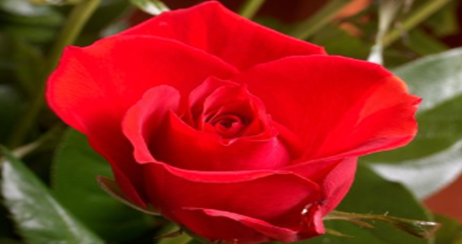
#> input picture rose.bmp, 462 x 244 px, found by its file name
$ jupyter execute image_seg_k_means.ipynb   (shell and % lines are left out)   (older library calls are emulated)
#> lines starting #> are read from the running program, lines starting #| are printed output that depends on the picture
### asg1_error_handling.py
import numpy as np
import matplotlib as mpl
import matplotlib.pyplot as plt
from matplotlib.colors import colorConverter, cnames
import traceback

class Figure:
    default_figsize_inches = (8,8)
    motion_notify_throttle_timer_interval = 100
    left_button = 1
    middle_button = 2
    right_button = 3

    def __init__(self):
        self.mouse_down_handler = None
        self.mouse_up_handler = None
        self.mouse_over_handler = None
        self.mouse_wheel_handler = None
        self.key_down_handler = None
        self.key_up_handler = None

        fig,ax = plt.subplots(figsize=Figure.default_figsize_inches)
        self.fig = fig
        self.ax = ax

        fig.canvas.mpl_connect('button_press_event', self.on_button_press)
        fig.canvas.mpl_connect('button_release_event', self.on_button_release)
        fig.canvas.mpl_connect('motion_notify_event', self.on_motion_notify)
        fig.canvas.mpl_connect('scroll_event', self.on_scroll)
        fig.canvas.mpl_connect('key_press_event', self.on_key_press)
        fig.canvas.mpl_connect('key_release_event', self.on_key_release)

        ax.set_axis_off()

        motion_notify_throttle_timer = fig.canvas.new_timer(interval=self.motion_notify_throttle_timer_interval)
        motion_notify_throttle_timer.add_callback(self.on_motion_notify_throttled)
        motion_notify_throttle_timer.single_shot = True

        self.motion_notify_throttle_timer = motion_notify_throttle_timer
        self.motion_notify_throttle_timer_started = False
        self.motion_notify_args = None

        self.views = dict()
        self.last_used_view_id = 0

    def set_title(self, title):
        self.fig.suptitle(title)

    def set_image(self, img):
        self.img = self.ax.imshow(img, cmap='gray')
        self.ax.autoscale(False)

    def set_mouse_down_handler(self, handler):
        self.mouse_down_handler = handler

    def set_mouse_up_handler(self, handler):
        self.mouse_up_handler = handler

    def set_mouse_over_handler(self, handler):
        self.mouse_over_handler = handler

    def set_mouse_wheel_handler(self, handler):
        self.mouse_wheel_handler = handler

    def set_key_down_handler(self, handler):
        self.key_down_handler = handler

    def set_key_up_handler(self, handler):
        self.key_up_handler = handler

    def create_mask_view(self, colors, fill_value):
        levels = range(len(colors))
        cmap, norm = mpl.colors.from_levels_and_colors(levels, colors, extend='max')
        mask_size = self.img.get_size()
        mask_data = np.full(mask_size, fill_value, dtype='uint8')
        mask_view = self.ax.imshow(mask_data, cmap=cmap, norm=norm)
        mask_view_id = self.register_view(mask_view)
        return mask_view_id

    # [44 lines left out: functions set_mask_view_data, create_circle_view, set_circle_view_data, create_polyline_view, set_polyline_view_data, remove_view and 1 more, not called in this run]

    def draw(self):
        self.fig.canvas.draw()

    def show(self):
        plt.show()

    def register_view(self, view):
        new_view_id = self.last_used_view_id + 1
        self.views[new_view_id] = view
        self.last_used_view_id = new_view_id
        return new_view_id

    # [8 lines left out: function try_unsafe_handler, not called in this run]

    def raise_mouse_down(self, e):
        if not self.mouse_down_handler is None:
            self.try_unsafe_handler(self.mouse_down_handler, e)

    def raise_mouse_up(self, e):
        if not self.mouse_up_handler is None:
            self.try_unsafe_handler(self.mouse_up_handler, e)

    def raise_mouse_over(self, e):
        if not self.mouse_over_handler is None:
            self.try_unsafe_handler(self.mouse_over_handler, e)

    def raise_mouse_wheel(self, e):
        if not self.mouse_wheel_handler is None:
            self.try_unsafe_handler(self.mouse_wheel_handler, e)

    def raise_key_down(self, e):
        if not self.key_down_handler is None:
            self.try_unsafe_handler(self.key_down_handler, e)

    def raise_key_up(self, e):
        if not self.key_up_handler is None:
            self.try_unsafe_handler(self.key_up_handler, e)

    def is_over_image(self, e):
        return (not self.img is None) and e.inaxes == self.img.axes

    def on_button_press(self, e):
        if (self.is_over_image(e)):
            self.raise_mouse_down(e)

    def on_button_release(self, e):
        if (self.is_over_image(e)):
            self.raise_mouse_up(e)

    # [6 lines left out: function on_motion_notify, not called in this run]

    def on_motion_notify_throttled(self):
        self.raise_mouse_over(self.motion_notify_args)
        self.motion_notify_throttle_timer_started = False

    def on_scroll(self, e):
        if (self.is_over_image(e)):
            self.raise_mouse_wheel(e)

    def on_key_press(self, e):
        self.raise_key_down(e)

    def on_key_release(self, e):
        self.raise_key_up(e)

class MaskBuilder:
    def __init__(self, num_rows, num_cols, fill_value):
        self.mask = np.full((num_rows, num_cols), fill_value, dtype='uint8')
        self.meshgrid = np.ogrid[:num_rows, :num_cols]

    def add_point(self, x, y, fill_value):
        self.mask[y, x] = fill_value

    # [5 lines left out: function add_disk, not called in this run]

    def get_value_at(self, x, y):
        return self.mask[y,x]

    def get_mask(self):
        return self.mask

class GraphCutsPresenter:
    bgr_seed_color = (1, 0, 0, 1)
    obj_seed_color = (0, 0, 1, 1)
    bgr_label_color = (1, 0, 0, 0.5)
    obj_label_color = (0, 0, 1, 0.5)
    none_color = (0, 0, 0, 0)
    circle_around_cursor_color = (0, 0, 0, 1)

    disk_radius = 10
    max_disk_radius = 25
    min_disk_radius = 3

    # [98 lines left out: functions __init__, connect_figure, on_mouse_down, on_mouse_up, on_mouse_over, on_mouse_wheel and 2 more, not called in this run]

    def set_circle_around_cursor(self, sx, sy):
        self.fig.set_circle_view_data(self.circle_around_cursor_view, sx, sy, self.disk_radius)
        self.fig.draw()

class PolylineBuilder:
    def __init__(self):
        self.xs = []
        self.ys = []

    def add_points(self, xs, ys):
        self.xs.extend(xs)
        self.ys.extend(ys)

    def empty(self):
        return len(self.xs) == 0

    # [9 lines left out: functions get_starting_point, get_ending_point, not called in this run]

    def get_polyline_xs(self):
        return self.xs

    def get_polyline_ys(self):
        return self.ys

class LiveWirePresenter:
    contour_polyline_color = 'blue'
    path_polyline_color = 'red'

    # [62 lines left out: functions __init__, connect_figure, on_mouse_down, on_mouse_over, add_points_to_contour_polyline, not called in this run]

class RegionGrowingPresenter:
    # [23 lines left out: functions __init__, connect_figure, on_mouse_down, not called in this run]

class KmeansPresenter:
    def __init__(self, img, alg):
        self.img = img
        self.alg = alg
        self.colors = ['none']     # example of a color list is ['red','green','blue',(1.0,0.0,0.0,0.3)]
        self.palette = 'none'  # other possible values are 'transparent' 'solid', and 'mean'
        self.set_colors('transparent')

    def connect_figure(self, fig):
        self.fig = fig
        fig.set_title('K-means')
        fig.set_image(self.img)

        fig.set_key_down_handler(self.on_key_down)
        self.region_mask_view_id = fig.create_mask_view(self.colors, self.alg.no_label)
        self.fig.draw()

    def set_colors(self, palette):
        self.palette = palette
        all_colors = list(cnames.keys())
        if palette == 'transparent':
            self.colors = list(colorConverter.to_rgba_array(np.random.choice(all_colors,self.alg.k),0.7)) + ['none']
        if palette == 'solid':
            self.colors = list(np.random.choice(all_colors,self.alg.k)) + ['none']
        if palette == 'mean':
            self.colors = list(np.minimum(1.0,self.alg.means[c,:3] / 255.0) for c in range(self.alg.k)) + ['none']

    # [50 lines left out: function on_key_down, not called in this run]

### image_seg_k_means.ipynb
# K-means Segmentation

## Part I: Theoretical Analysis

#### Algebraic equivalence between two non-parametric formulations for K-means:
### $$  \sum_{k=1}^K \frac{\sum_{pq\in S^k}\|f_p-f_q\|^2}{2\;|S^k|} \;\;=\;\; const - \sum_{k=1}^K \frac{\sum_{pq\in S^k} \langle f_p,f_q\rangle}{|S^k|}$$

$Proof$:
$$  E(S) \;\;=\;\; \sum_{k=1}^K \frac{\sum_{pq\in S^k}\|f_p-f_q\|^2}{2\;|S^k|} \;\;=\;\; \sum_{k=1}^K \frac{\sum_{q\in S^k}\sum_{p\in S^k}\|f_p\|^2 + \sum_{p\in S^k}\sum_{q\in S^k}\|f_q\|^2 - 2 \langle \sum_{p\in S^k}f_p \;, \;\sum_{q\in S^k}f_q\rangle}{2\;|S^k|} $$

$$E(S) \;\;=\;\; \sum_{k=1}^K \frac{|S^k|\sum_{p\in S^k}\|f_p\|^2 + |S^k|\sum_{q\in S^k}\|f_q\|^2 - 2 \langle \sum_{p\in S^k}f_p \;, \;\sum_{q\in S^k}f_q\rangle}{2\;|S^k|} $$

From the distributive property of dot product, we have,

$$E(S) \;\;=\;\; \sum_{k=1}^K \frac{2\;|S^k|\sum_{p\in S^k}\|f_p\|^2 - 2 \sum_{pq\in S^k}\langle f_p \;, \;f_q\rangle}{2\;|S^k|} $$

$$E(S) \;\;=\;\; \sum_{k=1}^K \sum_{p\in S^k}\|f_p\|^2 - \sum_{k=1}^K \frac{ \sum_{pq\in S^k}\langle f_p \;, \;f_q\rangle}{|S^k|} $$

$$E(S) \;\;=\;\; \sum_{p\in S}\|f_p\|^2 - \sum_{k=1}^K \frac{ \sum_{pq\in S^k}\langle f_p \;, \;f_q\rangle}{|S^k|} $$

Where the term $\sum_{p\in S}\|f_p\|^2$ is invariant to ways of clustering. Therefore,

$$E(S) \;\;=\;\; const - \sum_{k=1}^K \frac{ \sum_{pq\in S^k}\langle f_p \;, \;f_q\rangle}{|S^k|} $$

### Simple finite-dimensional version of Mercer theorem
#### Let $A$ be an $n\times n$ positive semi-definite matrix defining pairwise affinities between $n$ ponts. The below shows a closed expression for $n$ vectors $\phi_i$  (a so-called "Euclidean embedding") such that their Euclidean dot products agree with the given affinites, i.e. $\langle \phi_i,\phi_j\rangle = A_{ij}$ for all $1\leq i,j\leq n$. Assuming known eigen-decomposition $A=Q\Lambda Q^T$ where $Λ=diag(λ_1,…,λ_n)$ is a diagonal matrix of (non-negative!) eigen-values and $Q$ is an orthogonal $n\times n$ matrix whose columns $Q_i$ are unit eigen-vectors of $A$.

Since $A$ is a $n\times n$ positive semi-definite matrix, the eigenvalues of A are non-negative. So $\lambda_i \geq 0, i \in [1, n]$.

We can now rewrite the eigen-decoposition as $A=Q\Lambda^{\frac{1}{2}} {\Lambda^{\frac{1}{2}}}^TQ^T = \Phi^T \Phi$,

where $\Lambda^{\frac{1}{2}} = {\Lambda^{\frac{1}{2}}}^T = diag(\sqrt{λ_1},…,\sqrt{λ_n})$, and $\Phi = {\Lambda^{\frac{1}{2}}}^T Q^T = [\phi_1,...\phi_n]$

$A = \Phi^T \Phi =
\begin{bmatrix}
\phi_1 \\
\vdots \\
\phi_n
\end{bmatrix}
[\phi_1 , \dots , \phi_n] =
\begin{bmatrix}
\langle \phi_1, \phi_1\rangle & \dots & \langle \phi_1, \phi_n\rangle \\
\vdots & \ddots & \vdots\\
\langle \phi_n, \phi_1\rangle & \dots & \langle \phi_n, \phi_n\rangle
\end{bmatrix}$

where $\phi_i={\Lambda^{\frac{1}{2}}}^T Q^T[1:n, \;i]$

### Low-dimenstional Euclidean embedding approximation
#### Assume that $\tilde{A}$ is a low-rank approximation of matrix $A$ in problem 2 of given rank $m<n$. That is, $\tilde{A} = Q\Lambda_m Q^T$ where $\Lambda_m=diag(\lambda_1,\dots,\lambda_m,0,\dots,0)$ is a diagonal matrix of the largest $m$ eigen values of $A$ (a la Eckart–Young–Mirsky theorem). The derivation below specifies a formula for "Euclidean embedding" $\{\tilde{\phi}_i\}$ such that $\langle \tilde{\phi}_i,\tilde{\phi}_j\rangle = \tilde{A}_{ij}$ and $\tilde{\phi}_i \in {\cal R}^m$.
#### Comment: basic K-means (Lloyd's algorithm) over such points $\{\tilde{\phi}_i\}$ can be used as an approximate algorithm for kernel clusterng (e.g. for average association criteria). This approach is an example of "spectral clustering", which uses eigen decomposition of the affinity matrix $A$.

Let $Q=[v_1,  \dots , v_n]$, then $\Phi={{\Lambda_m}^{\frac{1}{2}}}^T Q^T=
\begin{bmatrix}
\sqrt{\lambda_1}v_1 \\
\vdots \\
\sqrt{\lambda_m}v_m \\
\vec{0} \\
\vdots \\
\vec{0}
\end{bmatrix}=
\begin{bmatrix}
\tilde\phi_1 & \dots &  \tilde\phi_n\\
0 & \dots & 0 \\
\vdots & \ddots & \vdots \\
0 & \dots & 0
\end{bmatrix}=
\begin{bmatrix}
\tilde\phi_{11} & \dots &  \tilde\phi_{n1}\\
\vdots & \ddots & \vdots \\
\tilde\phi_{1m} & \dots &  \tilde\phi_{nm}\\
0 & \dots & 0 \\
\vdots & \ddots & \vdots \\
0 & \dots & 0
\end{bmatrix}$.

$\tilde A = \Phi^T\Phi =
\begin{bmatrix}
\tilde\phi_{11} & \dots &  \tilde\phi_{1m} & 0 & \dots & 0\\
\vdots          & \ddots& \vdots          & \vdots & \ddots& \vdots\\
\tilde\phi_{n1} & \dots &  \tilde\phi_{nm} & 0 & \dots & 0
\end{bmatrix}
\begin{bmatrix}
\tilde\phi_{11} & \dots &  \tilde\phi_{n1}\\
\vdots & \ddots & \vdots \\
\tilde\phi_{1m} & \dots &  \tilde\phi_{nm}\\
0 & \dots & 0 \\
\vdots & \ddots & \vdots \\
0 & \dots & 0
\end{bmatrix}=
\begin{bmatrix}
\tilde\phi_{11} & \dots &  \tilde\phi_{1m}\\
\vdots & \ddots & \vdots \\
\tilde\phi_{n1} & \dots &  \tilde\phi_{nm}
\end{bmatrix}
\begin{bmatrix}
\tilde\phi_{11} & \dots &  \tilde\phi_{n1}\\
\vdots & \ddots & \vdots \\
\tilde\phi_{1m} & \dots &  \tilde\phi_{nm}
\end{bmatrix}=
\begin{bmatrix}
\langle \tilde\phi_1, \tilde\phi_1\rangle & \dots & \langle \tilde\phi_1, \tilde\phi_n\rangle \\
\vdots & \ddots & \vdots\\
\langle \tilde\phi_n, \tilde\phi_1\rangle & \dots & \langle \tilde\phi_n, \tilde\phi_n\rangle
\end{bmatrix}
$

where $\tilde\phi_i={{\Lambda_m}^{\frac{1}{2}}}^T Q^T[1:m, \;i]$

## Part II: Implementation

 #### The implementation of the main two steps of K-means algorithm use RGBXY features. Relative contribution of "squared errors" from XY features is set by parameter "weightXY" (or self.w inside MyKmeansApp), so that the squared error between RGBXY feture $F_p=[R_p,G_p,B_p,X_p,Y_p]$ at any pixel $p$ and any given cluster mean $m=[R_m,G_m,B_m,X_m,Y_m]$ is
#### $$||F_p - m||^2 = (R_p - R_m)^2 + (G_p - G_m)^2 + (B_p - B_m)^2 + w \cdot (X_p-X_m)^2 + w \cdot (Y_p-Y_m)^2.$$
#### The "KmeansPresenter" visulaizes the segmentation results (cluster labels mask) where each cluster is highlighted either by some  random color (press r-key) or by the "mean" segment color (press m-key). All keys that "KmeansPresenter" responds to are as follows:

1. press 'i'-key for each (i)teration of K-means
2. press 'c'-key to run K-means to (c)onvergence (when energy improvement is less than given threshold)
3. press 'v'-key to run K-means to convergence with (v)isualization of each iteration
4. press 'r'-key to start over from (r)andom means
5. press 's'-key to change to a random (s)olid color-palette for displaying clusters
6. press 't'-key to change to a random (t)ransparent palette for displaying clusters
7. press 'm'-key to change to the (m)ean-color palette for displaying clusters

[cell 1]
# loading standard modules
import numpy as np
import math
import matplotlib.pyplot as plt
from skimage import img_as_ubyte
from skimage.color import rgb2grey

# loading custom module (requires file asg1.py in the same directory as the notebook file)
from asg1_error_handling import Figure, KmeansPresenter

[cell 2]
class MyKmeansApp:

    def __init__(self, img, num_clusters=2, weightXY=1.0):
        self.k = num_clusters
        self.w = weightXY
        self.iteration = 0  # iteration counter
        self.energy = np.infty  # energy - "sum of squared errors" (SSE)

        num_rows = self.num_rows = img.shape[0]
        num_cols = self.num_cols = img.shape[1]

        self.im = img

        self.means = np.zeros((self.k, 5), 'd')  # creates a zero-valued (double) matrix of size Kx5
        self.init_means()

        self.no_label = num_clusters  # special label value indicating pixels not in any cluster (e.g. not yet)

        # mask "labels" where pixels of each "region" will have a unique index-label (like 0,1,2,3,..,K-1)
        # the default mask value is "no-label" (K) implying pixels that do not belong to any region (yet)
        self.labels = np.full((num_rows, num_cols), fill_value=self.no_label, dtype=np.int)
        self.super_images()

        self.fig = Figure()
        self.pres = KmeansPresenter(img, self)
        self.pres.connect_figure(self.fig)

    def run(self):
        self.fig.show()

    def init_means(self):
        self.iteration = 0  # resets iteration counter
        self.energy = np.infty  # and the energy

        poolX = range(self.num_cols)
        poolY = range(self.num_rows)

        # generate K random pixels (Kx2 array with X,Y coordinates in each row)
        random_pixels = np.array([np.random.choice(poolX, self.k), np.random.choice(poolY, self.k)]).T

        for label in range(self.k):
            self.means[label, :3] = self.im[random_pixels[label, 1], random_pixels[label, 0], :3]
            self.means[label, 3] = random_pixels[label, 0]
            self.means[label, 4] = random_pixels[label, 1]

    # This function convert expand the original pixels to "super pixels" by append x, y coordinate
    # to each pixel (after RGB channels).
    def super_images(self):
        x_coords = np.array(list(range(self.num_cols)) * self.num_rows) # [0,1,...,num_cols,0,1,...,num_cols,...]
        y_coords = np.repeat(list(range(self.num_rows)), self.num_cols) # [0,0,...,0,1,1...,1,...,num_rows,..,num_rows]
        coords = np.array(list(zip(x_coords, y_coords))).reshape(self.num_rows, self.num_cols, 2) # [(0,0),(1,0),...,(num_cols,0),(1,0),...,(num_cols, num_rows)]
        self.super_im = np.append(self.im, coords, axis=2).astype(np.int) # [(R,G,B,X,Y),...]

    # This function compute average values for R, G, B, X, Y channel (feature component) at pixels in each cluster
    # represented by labels in given mask "self.labels" storing indeces in range [0,K). The averages should benum_cols
    # saved in (Kx5) matrix "self.means". The return value should be the number of non-empty clusters.
    # [13 lines left out: function compute_means, not called in this run]

    # The segmentation mask is used by KmeanPresenter to paint segments in distinct colors
    # NOTE: valid region labels are in [0,K), but the color map in KmeansPresenter
    #       accepts labels in range [0,K] where pixels with no_label=K are not painted/colored.
    def get_region_mask(self):
        return self.labels

        # This function computes optimal (cluster) index/label in range 0,1,...,K-1 for pixel x,y based on

    # given current cluster means (self.means). The functions should save these labels in "self.labels".
    # The return value should be the corresponding optimal SSE.
    # [36 lines left out: functions compute_labels, compute_k_means_clusters, not called in this run]

## Part III: Visualization and Discussion

### Discussion on parameter K:

When the number of clusters is set to a higher value (e.g. 80), the resultant graph is effectively a color quantization with regularization. Since each cluster is small, its mean could accurately represent pixels within the same cluster. Therefore, the optimal SSE per pixels is relatively samll (626.1 vs 8823.7).

However, over-segmented graph could overfit the image, which might leads to loss of generality. In other words, it becomes difficult to interpret the sematic meaning of each cluster.

On the other hand, the small number of clusters yields large energy, which is expected since we use fewer means to summarize the image. But each cluster has more sematic meaning (e.g. the yellow cluster in the second graph is the segment of the flower). Moreover, it requires fewer steps to converge (17 vs 70).

[cell 3]
img = plt.imread('images/rose.bmp')
#> img is the input picture: shape (244, 462, 3); mean R, G, B 149.3, 41.3, 28.4
app = MyKmeansApp(img, num_clusters=80, weightXY=0.5)
#> after the loop in init_means, `for label in range(self.k):`: self.means = 80 rows, first 6: [251, 2, 24, 172, 35], [166, 15, 18, 47, 102], [199, 2, 4, 117, 119], [242, 2, 33, 192, 11], [186, 1, 2, 323, 174], [223, 0, 18, 251, 82]
#> in create_mask_view, `mask_size = self.img.get_size()`: mask_size = (244, 462)
#> in create_mask_view, `mask_data = np.full(mask_size, fill_value, dtype='uint8')`: mask_data: shape (244, 462); every value is 80
#> in create_mask_view, `mask_view_id = self.register_view(mask_view)`: mask_view_id = 1
app.run()
#> in show, `plt.show()`:
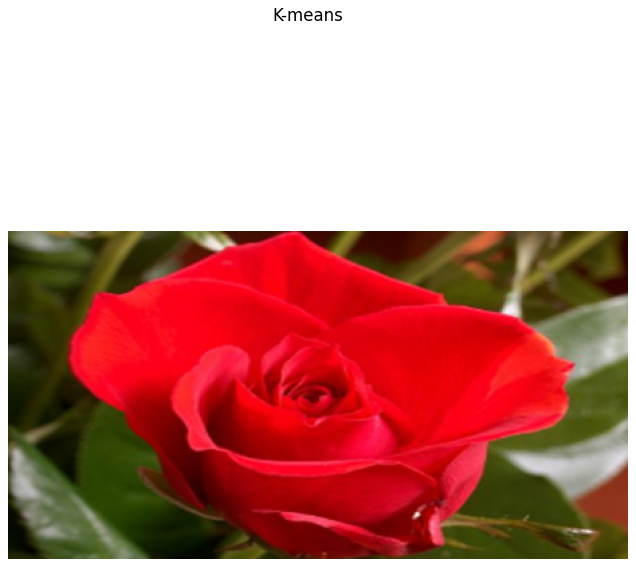
#> figure drawn by matplotlib, 1 panel

[cell 4]
img = plt.imread('images/rose.bmp')
app = MyKmeansApp(img, num_clusters=3, weightXY=0.5)
#> in create_mask_view (call 2), `mask_data = np.full(mask_size, fill_value, dtype='uint8')`: mask_data: shape (244, 462); every value is 3
app.run()

### Discussion on parameter weightXY:

If we increase the weight of spatial consistency from 0.5 to 3, we observe that the output put less emphasis on color consistency and penalize more on distant pixels. From the graph below, the generated clusters tend to be blob-like where pixels in the same cluster are very close. However, it cannot perform very well for backgroud pixels that are consistent but far away from each other.

[cell 5]
img = plt.imread('images/rose.bmp')
app = MyKmeansApp(img, num_clusters=3, weightXY=3)
app.run()

### Discussion on local minima problem:
The two images below illustrate the local minima problem for K-means clustering. They both have the same hyperparameters and stopping criterion (energy improvement < 0.001) but different random initial means. The first graph successfully identified the flower from the backgroud. The second graph failed by merging the flower with the right background.

[cell 6]
img = plt.imread('images/rose.bmp')
app = MyKmeansApp(img, num_clusters=2, weightXY=0.3)
#> in create_mask_view (call 4), `mask_data = np.full(mask_size, fill_value, dtype='uint8')`: mask_data: shape (244, 462); every value is 2
app.run()

[cell 7]
img = plt.imread('images/rose.bmp')
app = MyKmeansApp(img, num_clusters=2, weightXY=0.3)
app.run()
